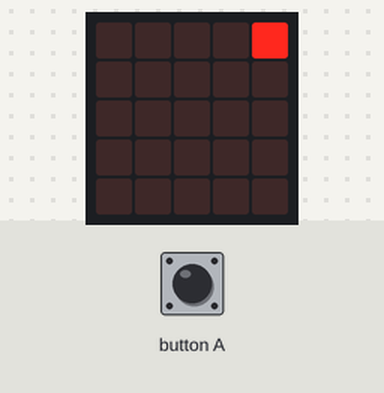
The program below on a simulated BBC micro:bit (MakeCode). On the bench: the board's 5×5 LED display. The inputs (shaded band) are chosen by the test bench.

Above: at 0.6 s.
1.3 s: button A pressed for 0.15 s
At 1.8 s:
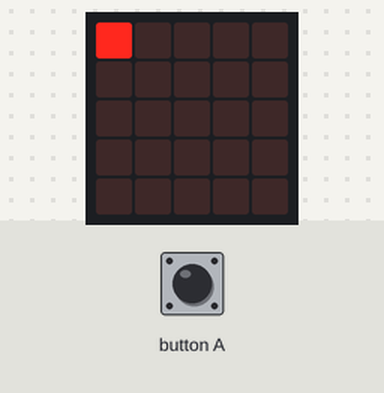
At 2.2 s:
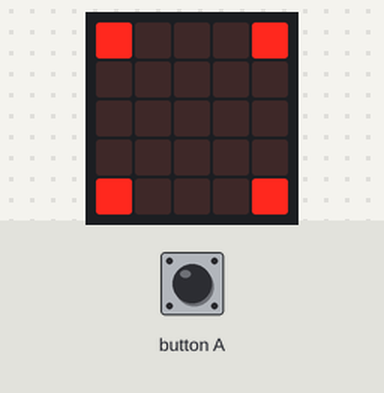
Timing chart, 0 to 4.3 s (numbered marks = the images above; inputs shaded):
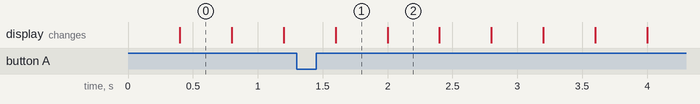

The program:

main.ts
```typescript
input.onButtonPressed(Button.A, function () {
    basic.showLeds(`
        # . . . #
        . . . . .
        . . . . .
        . . . . .
        # . . . #
        `)
})
loops.everyInterval(500, function () {
    basic.showLeds(`
        # . . . .
        . . . . .
        . . . . .
        . . . . .
        . . . . .
        `)
})
loops.everyInterval(500, function () {
    basic.showLeds(`
        . . . . #
        . . . . .
        . . . . .
        . . . . .
        . . . . .
        `)
})
```

test.ts
```typescript
// aquí va el archivo "tests"; esto no se compilará cuando este paquete se utilice como una extensión.
```

Measured:
- after the input at 1.3 s, the display: first differs from a run without the input after 0.70 s (image 2)
- what the display in image 0 shows lasts 0.4 s, from 0.4 s to 0.8 s
